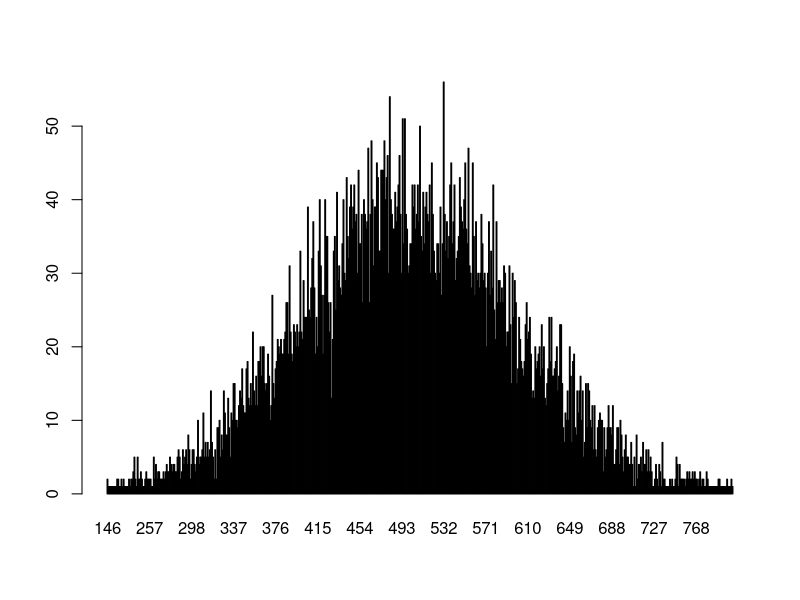

Write R code to recreate this figure.
n <- floor(rnorm(10000, 500, 100))
t <- table(n)
barplot(t)

x <- 10
y <- 1:4
z <- 2:5

print(y * z) # multiplication
print(c(y, z)) # concatenation
print(c(1:3, c(4:6, 7:10))) # recursive execution

x <- 1:3 ; print(rep(x, 2)) # repetition
y <- 1:3 ; print(rep(y, c(1, 3, 2)))
print(sum(rep(x, 2)))

greeting <- "My name is George!"
print(greeting)
